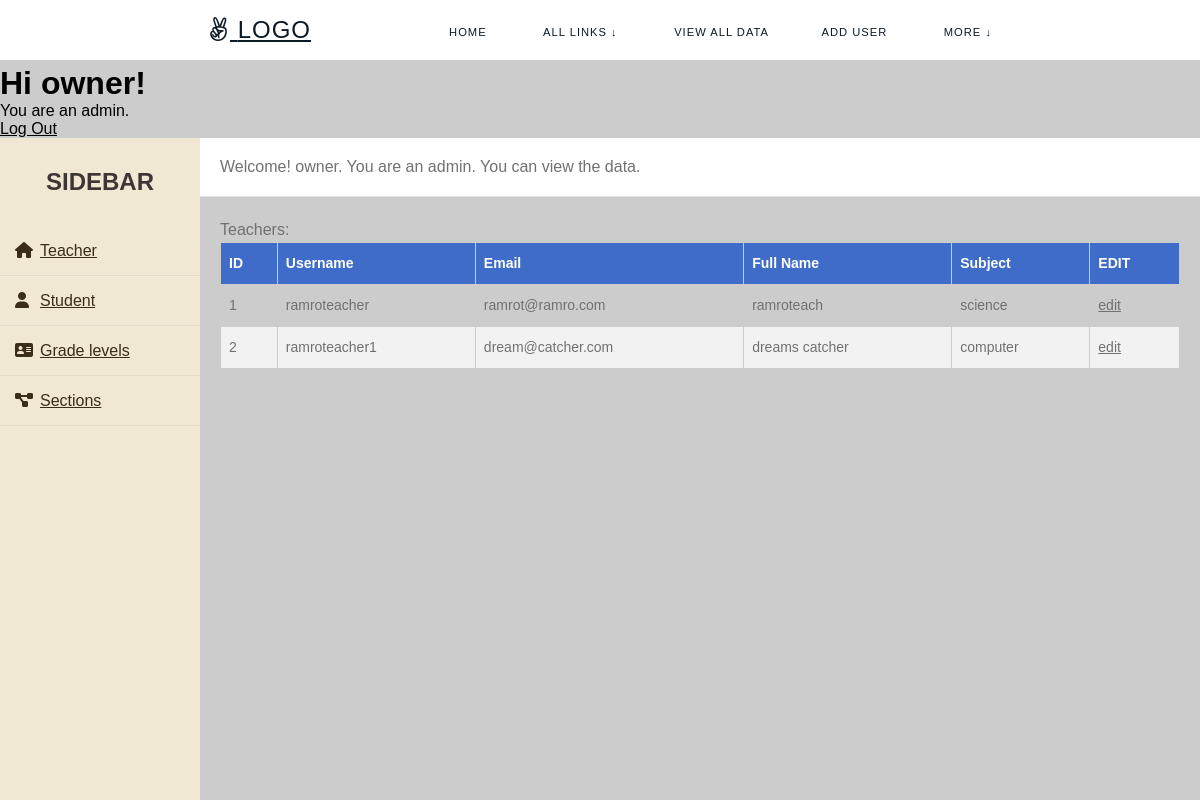
The page /users/viewalldata/teacherviewdata (signed in) on the database as committed earlier.
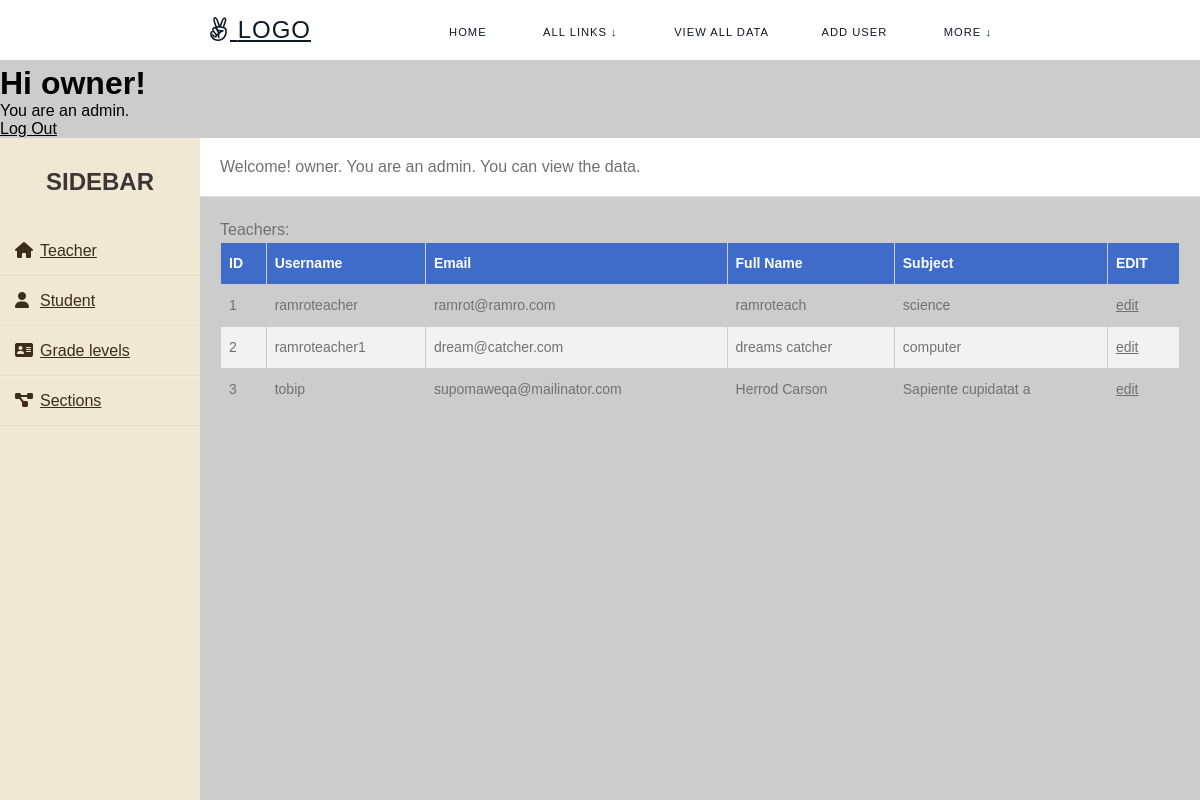
The same page on the database as committed later.
### users/models.py (models this page shows)
class CustomUser(AbstractUser):
    email = models.EmailField(_('email address'))
    role = models.CharField(_('role'), max_length=250)
    USERNAME_FIELD = 'username'
    REQUIRED_FIELDS = ('email',)
    objects = CustomUserManager()
    def __str__(self):
        return self.username

class TeachersNew(models.Model):
    username = models.CharField(max_length=250, unique=True)
    email = models.EmailField(("email address"))
    fullName = models.CharField(max_length=250)
    subject = models.CharField(max_length=250)
    password = models.CharField(max_length=100)
    t_u_id = models.ForeignKey(CustomUser(), on_delete=models.SET_NULL, null=True, blank=True)
    is_deleted = models.IntegerField(default=0)

### users/views.py (the view)
# urls.py: path('viewalldata/teacherviewdata', views.teacherviewdata, name='teacherviewdata'),
def teacherviewdata(request):
    teachers = TeachersNew.objects.all()
    return render(request, "teacherviewdata.html", context={"teachers": teachers, })

### templates/teacherviewdata.html (shortened to what this page needs)
{% extends 'viewalldata.html' %}
{% block data %}
    Teachers:
    <table>
        <thead>
          <tr>
            <th>ID</th><th>Username</th><th>Email</th><th>Full Name</th><th>Subject</th><th>EDIT</th>
          </tr>
        </thead>
        <tbody>
          {% for data in teachers %}
                  <tr>
                      <td>{{ data.id }}</td> <td>{{ data.username }}</td> <td>{{ data.email }}</td> <td>{{data.fullName}}</td> <td>{{data.subject}}</td><td><a href="teacherviewdata/{{data.id}}">edit</a></td>
                  </tr>
              {% endfor %}
        </tbody>
      </table><br>
{% endblock %}

### templates/viewalldata.html (shortened to what this page needs)
{% extends 'base.html' %}
{% block content %}
<body>
{% if user.role == "admin" %}
<div class="wrapper">
    <div class="sidebar">
        <h2>Sidebar</h2>
        <ul>
            <li><a href="{% url 'teacherviewdata' %}"><i class="fas fa-home"></i>Teacher</a></li>
            <li><a href="{% url 'studentviewdata' %}"><i class="fas fa-user"></i>Student</a></li>
            <li><a href="{% url 'gradelevelviewdata' %}"><i class="fas fa-address-card"></i>Grade levels</a></li>
            <li><a href="{% url 'sectionviewdata' %}"><i class="fas fa-project-diagram"></i>Sections</a></li>
        </ul>
    </div>
    <div class="main_content">
        <div class="header">Welcome! {{user.username}}. You are an admin. You can view the data. </div>
        <div class="info">
        {% block data %}
        {% endblock %}
{% else %}
    error: you are not an admin
{% endif %}
      </div>
    </div>
</div>
</body>
{% endblock %}

### templates/base.html (shortened to what this page needs)
<!DOCTYPE html>
<html lang="en">
<head>
</head>
<link href="https://stackpath.bootstrapcdn.com/font-awesome/4.7.0/css/font-awesome.min.css" rel="stylesheet">
<body style="overflow: scroll; padding-top: 65px; ">
    <nav id="navbar" class="">
        <div class="nav-wrapper">
          <div class="logo">
            <a href="{% url 'home' %}"><i class="fa fa-angellist"></i> Logo</a>
          </div>
          <ul id="menu">
            <li><a href="{% url 'home' %}">Home</a></li>
            {% if user.role == "admin" %}
                <li>
                    <div class="dropdown">
                        <a>All Links ↓</a>
                    </div>
                </li>
                <li><a href="{% url 'viewalldata' %}">View all data</a></li>
                <li><a href="{% url 'add_user' %}">Add User</a></li>
            {% endif %}
            <li>
                <div class="dropdown">
                    <a>More ↓</a>
                </div>
            </li>
          </ul>
        </div>
      </nav>
    <main>
        {% if user.is_authenticated %}
            <h1>Hi {{user}}!</h1>
            {% if user.role == "student" %}
                You are a student.<br>
            {% elif user.role == "teacher" %}
                You are a teacher.<br>
            {% elif user.role == "admin" %}
                You are an admin.<br>
            {% else %}
                You don't have any role.
            {% endif %}
            <p><a href="{% url 'logout_view' %}">Log Out</a></p>
            {% block content %}
            {% endblock %}
        {% endif %}
    </main>
</body>
</html>

### templates/base.html (style rules this page uses)
a { text-decoration: none; font-size: 22px; color: black; }
* { margin: 0; }
body { background-color: #e8f5ff; font-family: Arial; overflow: scroll; }
* { border: 0; box-sizing: border-box; margin: 0; padding: 0; }
body { background: rgb(250, 250, 250) url(http://lorempixel.com/1920/1080/nature/); font-family: Lato, Helvetica, Arial, sans-serif; }
a { color: inherit; font-family: inherit; font-size: inherit; text-decoration: underline; }
#navbar { background: white; color: rgb(13, 26, 38); position: fixed; top: 0; height: 60px; line-height: 60px; width: 100vw; z-index: 10; }
.nav-wrapper { margin: auto; text-align: center; width: 70%; }
.logo { float: left; margin-left: 28px; font-size: 1.5em; height: 60px; letter-spacing: 1px; text-transform: uppercase; }
#navbar ul { display: inline-block; float: right; list-style: none; margin-top: -2px; text-align: right; transition: transform 0.5s ease-out; -webkit-transition: transform 0.5s ease-out; }
@media (orientation: landscape) { #navbar ul { display: inline-block; } }
#navbar li { display: inline-block; }
#navbar li a { color: rgb(13, 26, 38); display: block; font-size: 0.7em; height: 50px; letter-spacing: 1px; margin: 0 20px; padding: 0 4px; position: relative; text-decoration: none; text-transform: uppercase; transition: all 0.5s ease; -webkit-transition: all 0.5s ease; }
#navbar li a:before, #navbar li a:after { content: ''; position: absolute; width: 0%; height: 1px; bottom: -1px; background: rgb(13, 26, 38); }
#navbar li a:before { left: 0; transition: 0.5s; }
#navbar li a:after { background: rgb(13, 26, 38); right: 0; }
.dropdown { position: relative; display: inline-block; text-align: left; padding: 4px; }

### templates/viewalldata.html (style rules this page uses)
th, td { border: 3px solid black; }
* { margin: 0; padding: 0; box-sizing: border-box; list-style: none; text-decoration: none; font-family: 'Josefin Sans', sans-serif; }
body { background-color: #f3f5f9; }
.wrapper { display: flex; position: relative; }
.wrapper .sidebar { width: 200px; height: 100%; background: #f1e8d4; padding: 30px 0px; position: fixed; }
.wrapper .sidebar h2 { color: #3e3535; text-transform: uppercase; text-align: center; margin-bottom: 30px; }
.wrapper .sidebar ul li { padding: 15px; border-bottom: 1px solid #bdb8d7; border-bottom: 1px solid rgba(0,0,0,0.05); border-top: 1px solid rgba(255,255,255,0.05); }
.wrapper .sidebar ul li a { color: #3a2d1a; display: block; }
.wrapper .sidebar ul li a .fas { width: 25px; }
.wrapper .main_content { width: 100%; margin-left: 200px; }
.wrapper .main_content .header { padding: 20px; background: #fff; color: #717171; border-bottom: 1px solid #e0e4e8; }
.wrapper .main_content .info { margin: 20px; color: #717171; line-height: 25px; }

### templates/teacherviewdata.html (style rules this page uses)
body { font-family: Arial, sans-serif; }
table { width: 100%; border-collapse: collapse; font-size: 14px; }
th, td { border: 1px solid #ccc; padding: 8px; text-align: left; }
th { background-color: #406cc9; color: white; font-weight: bold; }
tr:nth-child(even) { background-color: #f2f2f2; }

Rows that differ between the two databases and show on the page:
added TeachersNew: id "3", username "tobip", email "supomaweqa@mailinator.com", fullName "Herrod Carson", subject "Sapiente cupidatat a"
